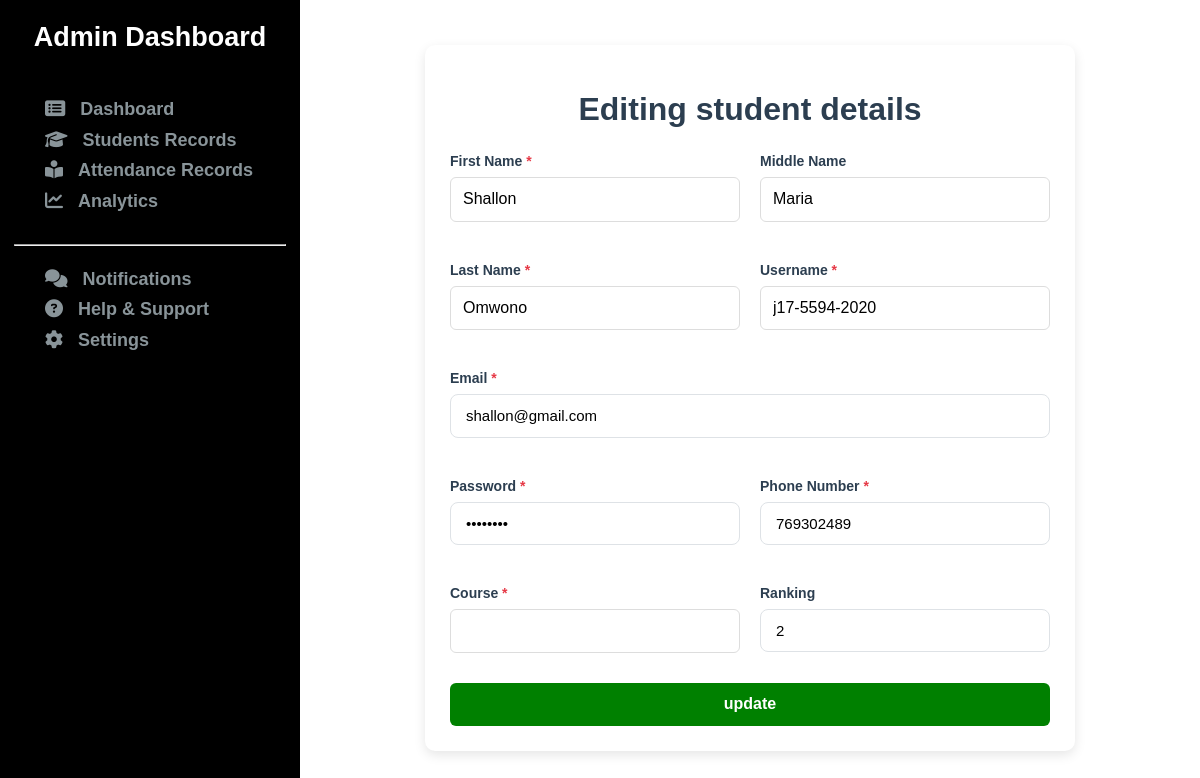
Screenshot of /customAdmin/update/j17-5594-2020/ with the database file from the repository.
### coreApp/models.py (models this page shows, shortened)
class StudentProfile(models.Model):
    first_name = models.CharField(max_length=256)  # null=False is default for CharField
    last_name = models.CharField(max_length=256)
    username = models.CharField(max_length=256, unique=True)
    course = models.CharField(max_length=200)
    phone = models.BigIntegerField(unique=True)
    email = models.EmailField(unique=False)
    password = models.CharField(max_length=256)
    middle_name = models.CharField(
        max_length=256,
        blank=True,  # Allows empty string in forms
        null=True,    # Allows NULL in database
        default=''    # Default value when not provided
    )
    ranking = models.CharField(max_length=256, blank=True, default='')
    image = models.ImageField(upload_to='student_photos', blank=True, null=True)

### coreApp/views.py (the view, shortened to what this page needs)
# urls.py: path('customAdmin/update/<str:username>/', views.update, name='update'),
def update(request, username):
    updateStudent = get_object_or_404(StudentProfile, username=username)
    context = {}
    context['updateStudent'] = updateStudent
    return render(request, 'admin/updateStudent.html', context)

### templates/admin/updateStudent.html (shortened to what this page needs)
{% extends 'admin/adminBase.html' %}
{% load static %}
{% block css %}
    <link rel="stylesheet" href="{% static 'css/admin/update.css' %}">
{% endblock css %}
{% block content %}
    <div class= "updateRecords">
        <div class="updateStudent form-container">
            <h1>Editing student details</h1>
            <form id="studentForm">
                {% if updateStudent %}
                <div class="form-grid">
                    <div class="form-group">
                        <label for="firstName" class="required">First Name</label>
                        <input type="text" id="firstName" name="first_name" value="{{updateStudent.first_name}}" required>
                    </div>
                    <div class="form-group">
                        <label for="middleName">Middle Name</label>
                        <input type="text" id="middleName" name="middle_name" value="{{updateStudent.middle_name}}">
                    </div>
                    <div class="form-group">
                        <label for="lastName" class="required">Last Name</label>
                        <input type="text" id="lastName" name="last_name" value="{{updateStudent.last_name}}" required>
                    </div>
                    <div class="form-group">
                        <label for="username" class="required">Username</label>
                        <input type="text" id="username" name="username" value="{{updateStudent.username}}" required>
                    </div>
                    <div class="form-group full-width">
                        <label for="email" class="required">Email</label>
                        <input type="email" id="email" name="email" value="{{updateStudent.email}}" required>
                    </div>
                    <div class="form-group">
                        <label for="password" class="required">Password</label>
                        <input type="password" id="password" name="password" value="{{updateStudent.password}}" required>
                    </div>
                    <div class="form-group">
                        <label for="phone" class="required">Phone Number</label>
                        <input type="tel" id="phone" name="phone" value="{{updateStudent.phone}}" required>
                    </div>
                    <div class="form-group">
                        <label for="course" class="required">Course</label>
                        <input type="text" name="course">
                    </div>
                    <div class="form-group">
                        <label for="ranking">Ranking</label>
                        <input type="number" id="ranking" name="ranking" value="{{updateStudent.ranking}}" min="1">
                    </div>
                </div>
                {% endif %}
                <button type="submit">update</button>
            </form>
        </div>
    </div>
{% endblock %}

### static/css/admin/admin.css (style rules this page uses)
html { line-height: 1.15; -webkit-text-size-adjust: 100%; }
body { margin: 0; font-family: Arial, sans-serif; }
h1 { font-size: 2em; margin: 0.67em 0; }
button, input, optgroup, select, textarea { font-family: inherit; font-size: 100%; line-height: 1.15; margin: 0; }
button, input { overflow: visible; }
button, select { text-transform: none; }
button, [type="button"], [type="reset"], [type="submit"] { -webkit-appearance: button; }

### static/css/admin/update.css (style rules this page uses)
:root { --primary: #4361ee; --primary-hover: #3a56d4; --text: #2b2d42; --light-gray: #f8f9fa; --border: #dee2e6; }
.updateRecords { width: 85%; box-shadow: 0 0 1px 3px rgb(90, 88, 88); padding: 15px; margin-left: 300px; margin-top: 0; }
.updateRecords .form-container { max-width: 600px; margin: 30px auto; background: white; padding: 25px; border-radius: 10px; box-shadow: 0 4px 12px rgba(0, 0, 0, 0.1); }
.updateRecords .form-container h1 { text-align: center; color: #2c3e50; margin-bottom: 25px; }
.updateRecords .form-container .form-group { margin-bottom: 20px; }
.updateRecords .form-container label { display: block; margin-bottom: 8px; font-weight: 600; color: #2c3e50; }
.updateRecords .form-container input[type="text"], .updateRecords .form-container input[type="datetime-local"], .updateRecords .form-container textarea, .updateRecords .form-container select { width: 100%; padding: 12px; border: 1px solid #ddd; border-radius: 6px; font-size: 16px; transition: border 0.3s; box-sizing: border-box; }
.updateRecords .form-container button { background-color: green; color: white; border: none; padding: 12px 20px; border-radius: 6px; cursor: pointer; font-size: 16px; font-weight: 600; width: 100%; transition: background-color 0.3s; }
.form-container { max-width: 700px; margin: 30px auto; background: white; padding: 30px; border-radius: 12px; box-shadow: 0 6px 18px rgba(0, 0, 0, 0.08); }
h1 { text-align: center; color: var(--primary); margin-bottom: 30px; font-weight: 700; }
.form-grid { display: grid; grid-template-columns: repeat(2, 1fr); gap: 20px; }
.form-group { margin-bottom: 20px; }
.full-width { grid-column: span 2; }
label { display: block; margin-bottom: 8px; font-weight: 600; font-size: 14px; color: var(--text); }
input[type="text"], input[type="email"], input[type="tel"], input[type="password"], input[type="number"], input[type="file"], select { width: 100%; padding: 12px 15px; border: 1px solid var(--border); border-radius: 8px; font-size: 15px; transition: all 0.3s; box-sizing: border-box; background-color: white; }
button { background-color: var(--primary); color: white; border: none; padding: 14px 20px; border-radius: 8px; cursor: pointer; font-size: 16px; font-weight: 600; width: 100%; transition: background-color 0.3s; margin-top: 10px; }
.required::after { content: " *"; color: #e63946; }

### rows the page displays
StudentProfile: first_name "Shallon", middle_name "Maria", last_name "Omwono", username "j17-5594-2020", email "shallon@gmail.com", phone "769302489", ranking "2"
